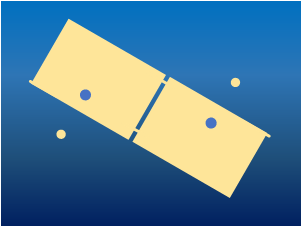
%> input picture Workspace/CTE/ImageProcessing/W3/boxes.png, 302 x 227 px
$ octave opening_closing.m   (GNU Octave 9; MATLAB toolbox functions it lacks are replaced by stand-ins)
%> lines starting %> are read from the running program, lines starting %| are printed output that depends on the picture; in (x1, y1, x2, y2) boxes, pixels count from 0 and x2, y2 are one past the last pixel; in counts of white or black regions, pixels touching at a corner belong together; the program's own positions count from 1
close all

%% Load Image
im = imread('boxes.png');
%> im is the input picture: size 227x302x3 uint8; mean R, G, B 83.4, 125, 151.2

%% Convert to Gray scale
im = rgb2gray(im);
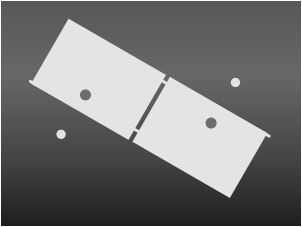
%> im: size 227x302 uint8; min 30, max 255, mean 115.6

%% Show Original
figure; imshow(im);title('original image');

%% Convert to Binary Image
imB = imbinarize(im);
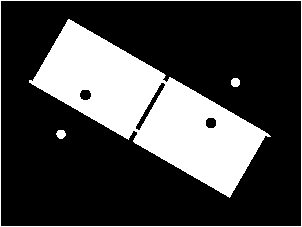
%> imB: size 227x302 logical; 26.2% white; 4 white regions, box (x1, y1, x2, y2) and area: (29, 19, 271, 198) 16767, (0, 0, 302, 227) 1054, (231, 78, 240, 87) 69, (56, 130, 66, 139) 69

%% Show Binary Image
figure; imshow(imB);title('binary image');

%% Opening
% dilation > erosion

se = strel('diamond', 5); % r = 5 diamond shape

im_dilated = imdilate(imB, se);
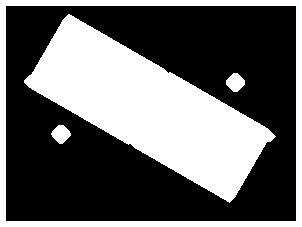
%> im_dilated: size 227x302 logical; 38.9% white; 4 white regions, box (x1, y1, x2, y2) and area: (24, 14, 276, 203) 19958, (0, 0, 302, 227) 6204, (226, 73, 245, 92) 249, (51, 125, 71, 144) 249
im_opening = imerode(im_dilated, se);
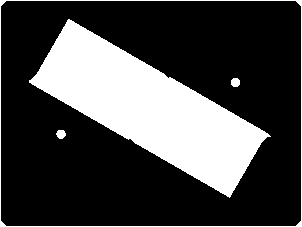
%> im_opening: size 227x302 logical; 27% white; 4 white regions, box (x1, y1, x2, y2) and area: (29, 19, 271, 198) 17248, (0, 0, 302, 227) 1114, (231, 78, 240, 87) 69, (56, 130, 66, 139) 69
% Matlab func
im_open = imopen(imB, se);
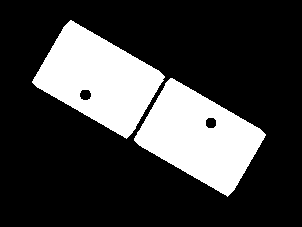
%> im_open: size 227x302 logical; 24.3% white; 2 white regions, box (x1, y1, x2, y2) and area: (32, 20, 165, 139) 8343, (134, 78, 266, 197) 8323

if isequal(im_open, im_opening)
    disp('im_open and im_opening are the same');
else
    disp('im_open and im_opening are the not same');
end

figure; imshow(im_open); title('opening image');

%% Closing
% erosion > dilation
se = strel('diamond', 5); % r = 5 diamond shape

im_eroded = imerode(imB, se);
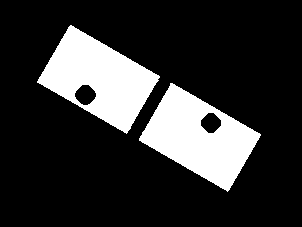
%> im_eroded: size 227x302 logical; 19.3% white; 2 white regions, box (x1, y1, x2, y2) and area: (37, 25, 160, 134) 6613, (139, 83, 261, 192) 6603
im_closing = imdilate(im_eroded, se);
% Matlab func
im_close = imclose(imB, se);

if isequal(im_close, im_closing)
    disp('im_close and im_closing are the same');
else
    disp('im_close and im_closing are the not same');
end

figure; imshow(im_closing); title('closing image');
